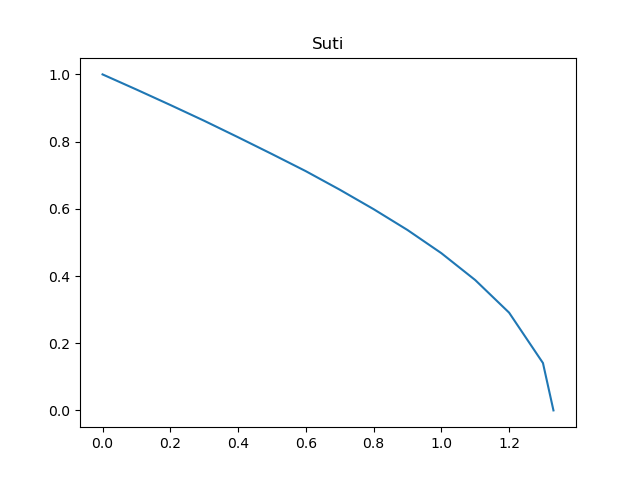

Python code for this plot:
import numpy as np
import matplotlib.pyplot as plt

#それぞれのテキストファイルからデータを読み込む
data1 = np.genfromtxt("rei1-3.txt")

#画像を出力するための領域を作成
fig = plt.figure()

#領域の中でプロットする場所を決める
ax1 = fig.add_subplot(1,1,1)

#数値解析の結果をプロットする
ax1.plot(data1[:,1], data1[:,3])
ax1.set_title("Suti")

#プロットしたグラフを画像形式に保存する
plt.savefig("rei1-3.png")

#プロットしたグラフを出力する
plt.show()